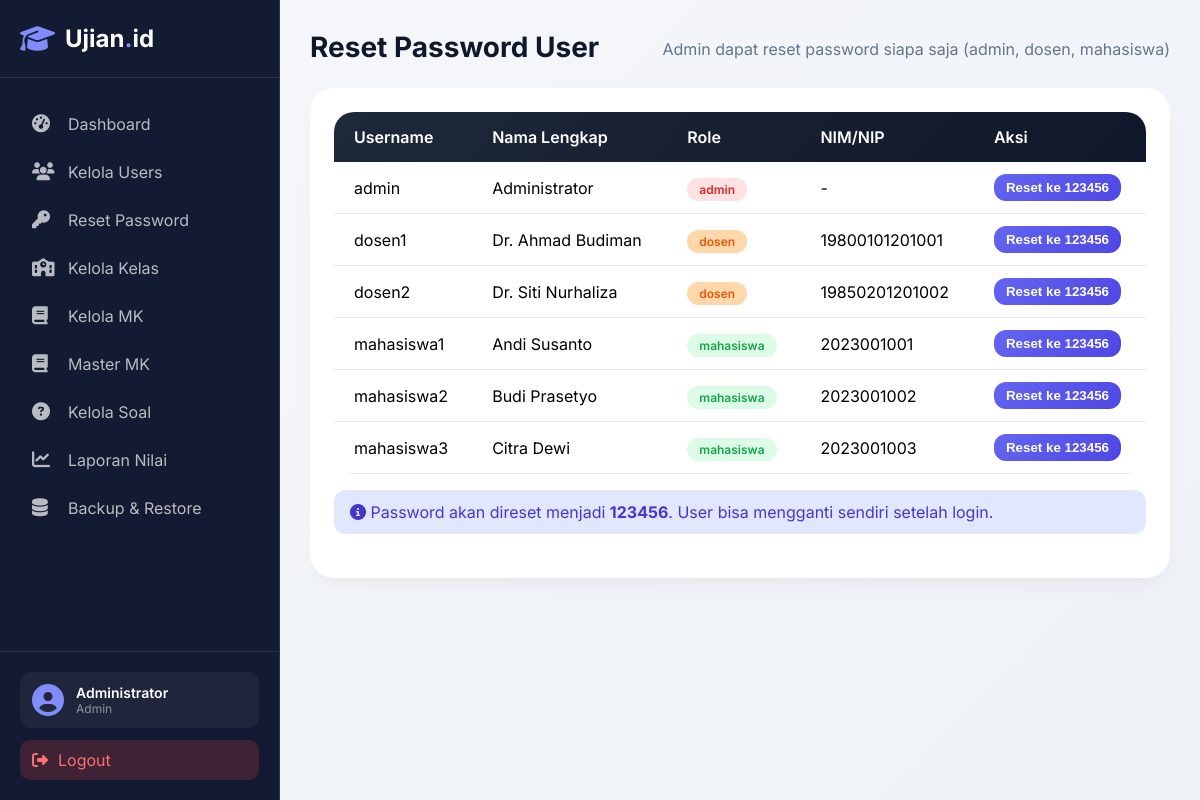
Page /admin/reset_password/index.php (signed in) on the committed database.
### tables this page shows
CREATE TABLE `users` (
  `id` int(11) NOT NULL AUTO_INCREMENT,
  `username` varchar(50) NOT NULL,
  `password` varchar(255) NOT NULL,
  `role` enum('admin','dosen','mahasiswa') NOT NULL,
  `nama_lengkap` varchar(100) NOT NULL,
  `email` varchar(100) DEFAULT NULL,
  `nim_nip` varchar(30) DEFAULT NULL,
  `created_at` timestamp NOT NULL DEFAULT current_timestamp(),
  PRIMARY KEY (`id`),
  UNIQUE KEY `username` (`username`)
);

### admin/reset_password/index.php (the view, shortened to what this page needs)
<?php
include '../../config/database.php';
$users = mysqli_query($conn, "SELECT id, username, nama_lengkap, role, nim_nip FROM users ORDER BY role, nama_lengkap");
include '../../includes/header.php';
?>
<div class="page-header">
    <h1 class="page-title">Reset Password User</h1>
    <p class="page-subtitle">Admin dapat reset password siapa saja (admin, dosen, mahasiswa)</p>
</div>
<div class="card-modern">
    <table class="table-modern">
        <thead>
            <tr>
                <th>Username</th>
                <th>Nama Lengkap</th>
                <th>Role</th>
                <th>NIM/NIP</th>
                <th>Aksi</th>
            </tr>
        </thead>
        <tbody>
            <?php while($user = mysqli_fetch_assoc($users)): ?>
            <tr>
                <td><?= htmlspecialchars($user['username']) ?></td>
                <td><?= htmlspecialchars($user['nama_lengkap']) ?></td>
                <td>
                    <span class="badge <?= $user['role']=='admin'?'badge-danger':($user['role']=='dosen'?'badge-warning':'badge-success') ?>">
                        <?= $user['role'] ?>
                    </span>
                </td>
                <td><?= htmlspecialchars($user['nim_nip'] ?? '-') ?></td>
                <td>
                    <form method="POST" onsubmit="return confirm('Reset password <?= $user['username'] ?> ke 123456?')">
                        <button type="submit" name="reset" class="btn-primary" style="padding:6px 12px">Reset ke 123456</button>
                    </form>
                </td>
            </tr>
            <?php endwhile; ?>
        </tbody>
    </table>
    <div class="alert info" style="margin-top:16px">
        <i class="fas fa-info-circle"></i> Password akan direset menjadi <strong>123456</strong>. User bisa mengganti sendiri setelah login.
    </div>
</div>
<?php include '../../includes/footer.php'; ?>

### assets/css/style.css (style rules this page uses)
* { margin: 0; padding: 0; box-sizing: border-box; }
body { font-family: 'Inter', sans-serif; background: linear-gradient(135deg, #667eea 0%, #764ba2 100%); min-height: 100vh; }
.card-modern { background: white; border-radius: 24px; padding: 24px; box-shadow: 0 10px 25px -5px rgba(0,0,0,0.05), 0 8px 10px -6px rgba(0,0,0,0.02); transition: transform 0.2s ease, box-shadow 0.2s ease; }
.btn-primary { background: linear-gradient(135deg, #6366f1, #4f46e5); border: none; padding: 10px 20px; border-radius: 12px; color: white; font-weight: 600; cursor: pointer; transition: all 0.3s ease; text-decoration: none; display: inline-block; }
.table-modern { width: 100%; background: white; border-radius: 20px; overflow: hidden; border-collapse: separate; border-spacing: 0; }
.table-modern thead tr { background: linear-gradient(135deg, #1e293b, #0f172a); color: white; }
.table-modern th { padding: 15px 20px; font-weight: 600; text-align: left; }
.table-modern td { padding: 12px 20px; border-bottom: 1px solid #e2e8f0; }
.page-header { display: flex; justify-content: space-between; align-items: center; margin-bottom: 24px; flex-wrap: wrap; }
.page-title { font-size: 28px; font-weight: 700; color: #0f172a; }
.page-subtitle { color: #64748b; margin-top: 4px; }
.badge { padding: 4px 12px; border-radius: 20px; font-size: 12px; font-weight: 600; }
.badge-danger { background: #fee2e2; color: #dc2626; }
.badge-warning { background: #fed7aa; color: #ea580c; }
.badge-success { background: #dcfce7; color: #16a34a; }
.alert { padding: 12px 16px; border-radius: 12px; margin-bottom: 20px; }
.alert.info { background: #e0e7ff; color: #4338ca; }

### rows in the picture
users: username "admin", nama_lengkap "Administrator", role "admin", nim_nip "-"
users: username "dosen1", nama_lengkap "Dr. Ahmad Budiman", role "dosen", nim_nip "19800101201001"
users: username "dosen2", nama_lengkap "Dr. Siti Nurhaliza", role "dosen", nim_nip "19850201201002"
users: username "mahasiswa1", nama_lengkap "Andi Susanto", role "mahasiswa", nim_nip "2023001001"
users: username "mahasiswa2", nama_lengkap "Budi Prasetyo", role "mahasiswa", nim_nip "2023001002"
users: username "mahasiswa3", nama_lengkap "Citra Dewi", role "mahasiswa", nim_nip "2023001003"

### other values in the picture
$_SESSION['nama'] "Administrator"
$_SESSION['role'] "Admin"
